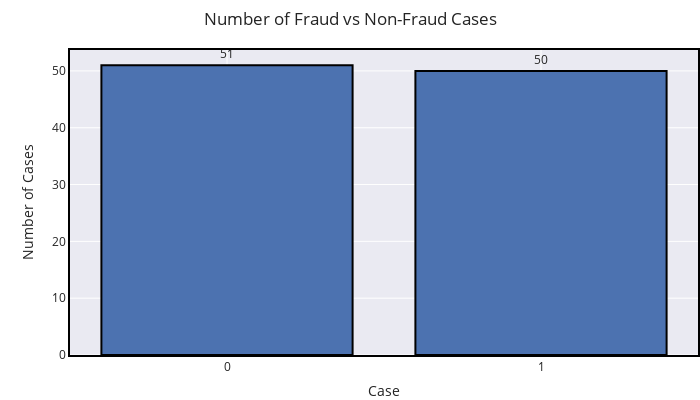

Write notebook code for a chart like this one.
### Code cell
#Frauds vs. Non-Frauds for the new dataframe
group = df_sample_systematic.groupby('Class')['scaled_time'].count()
fig = go.Figure()
fig.add_trace(go.Bar(name='counts',x=group.index, y=group.values, marker_line_color='black', marker_line_width=2,
                     text=group.values,textposition='outside'))
fig.update_yaxes(title_text='Number of Cases')
fig.update_xaxes(title_text='Case',nticks=3)
fig.update_layout(template='seaborn',hovermode='closest',title='Number of Fraud vs Non-Fraud Cases',
                 width=700,height=400,xaxis=dict(mirror=True,linecolor='black',linewidth=2),
                 yaxis=dict(mirror=True,linecolor='black',linewidth=2),margin=dict(t=50,b=0,l=70,r=0))
fig.show()

### Figure 1 — Plotly figure (JSON) as saved in the notebook; plotly's stock layout.template omitted (floating-point values rounded to 4 significant figures)
{"data": [{"marker": {"line": {"color": "black", "width": 2}}, "name": "counts", "text": [51, 50], "textposition": "outside", "type": "bar", "x": [0, 1], "y": [51, 50]}], "layout": {"height": 400, "hovermode": "closest", "margin": {"b": 0, "l": 70, "r": 0, "t": 50}, "title": {"text": "Number of Fraud vs Non-Fraud Cases"}, "width": 700, "xaxis": {"linecolor": "black", "linewidth": 2, "mirror": true, "nticks": 3, "title": {"text": "Case"}}, "yaxis": {"linecolor": "black", "linewidth": 2, "mirror": true, "title": {"text": "Number of Cases"}}}}
